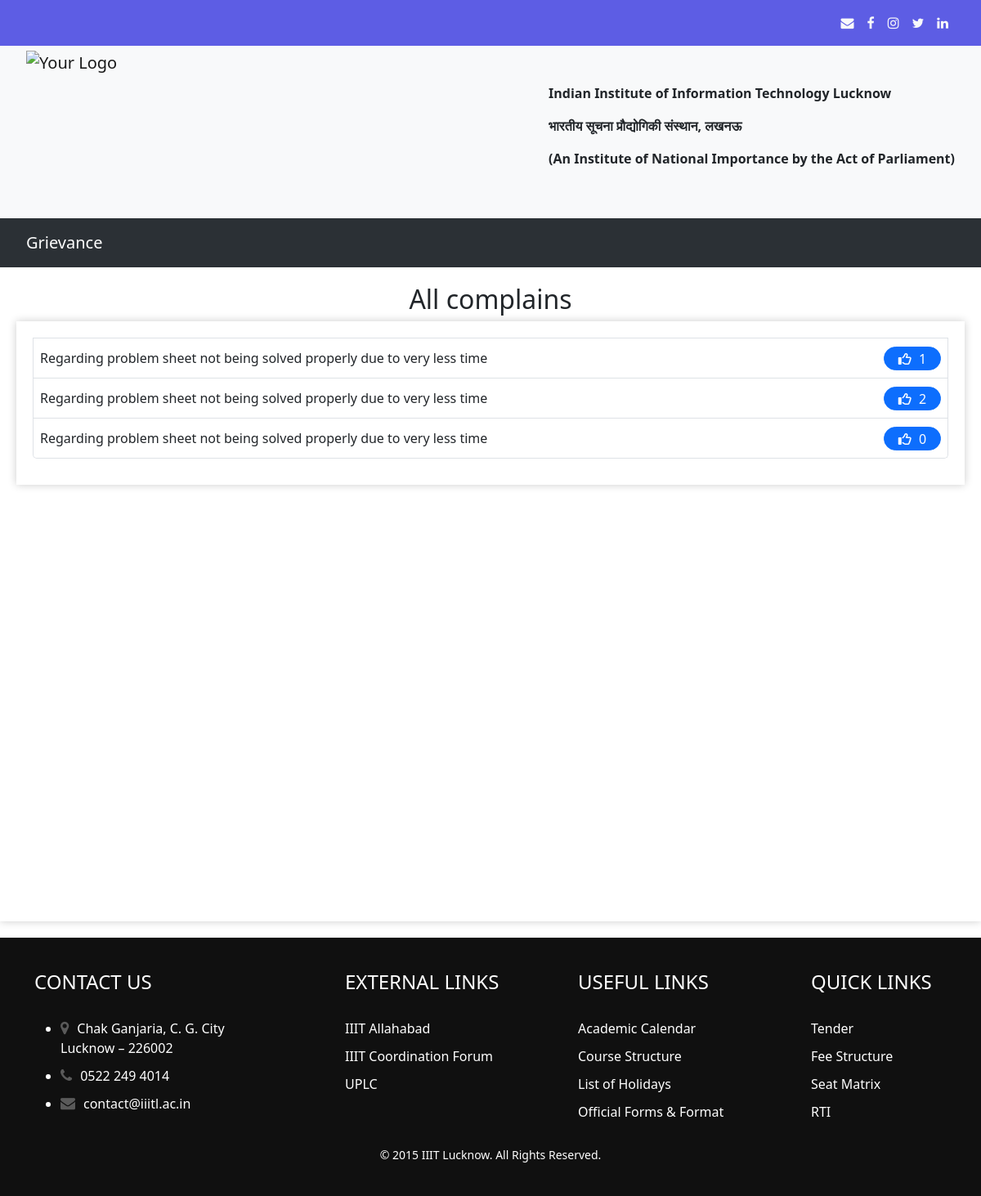
/allcomplain, run on an earlier commit of the app's database.
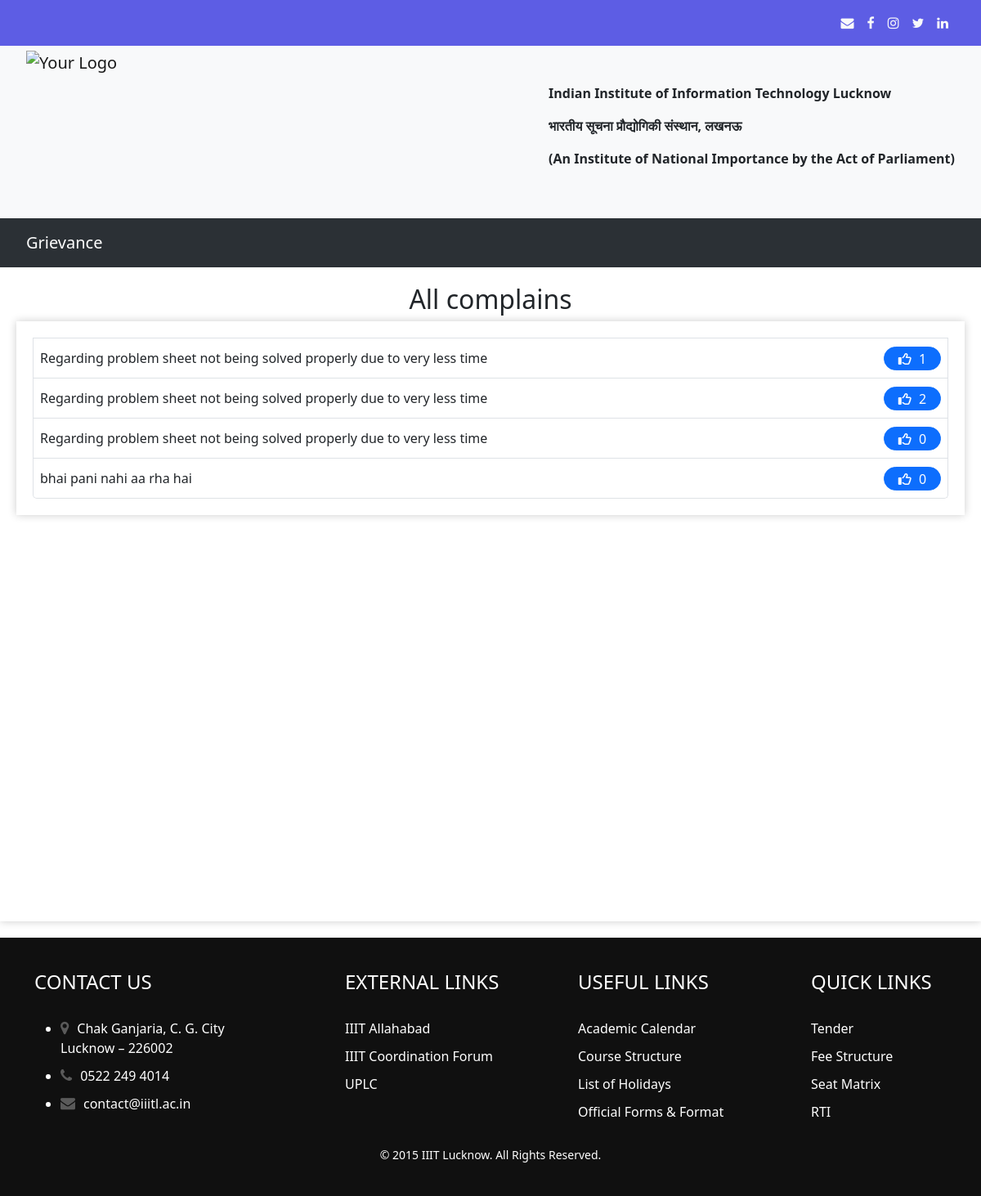
And on a later commit of the database.
### complainapp/models.py (models this page shows, shortened)
class Complain(models.Model):
    id = models.AutoField
    heading = models.CharField(max_length=300)
    description = models.TextField()
    registered_by = models.ForeignKey(Profile, on_delete=models.CASCADE)
    registered_to = models.ForeignKey('Designation', on_delete=models.CASCADE)
    registered_date = models.DateField(default=now, db_index=True)
    response_date = models.DateField(default=datetime.utcnow() + timedelta(days=1))
    completed = models.BooleanField(default=False)
    likes = models.ManyToManyField(User,related_name="postlike", blank=True)

### complainapp/views.py (the view)
# urls.py: path('allcomplain', views.allcomplain, name = "allcomplain"),
def allcomplain(request):
    allcomplain = Complain.objects.all()
    return render(request,'complainapp/allcomplains.html',{'allcomplain':allcomplain})

### complainapp/context_processors.py (called while the page is built)
def has_designation(request):
    user = request.user
    if user.is_superuser:
        return {'has_designation': True}
    has_designation = False
    if user.is_authenticated:
        has_designation = Profile.objects.get(user=user).designation_holder.exists()
    return {'has_designation': has_designation}

### templates/complainapp/allcomplains.html (shortened to what this page needs)
{% extends 'complainapp/basic.html' %}
{% load static %}
{% block body %}
<div class="content-enclosure">
    <h2 class='text-center'>All complains</h2>
    <div class="complains1" style="min-height:200px">
        <div class="list-group complain-list" style="border-radius:0px 0px 5px 5px">
            {% for complain in allcomplain %}
            <a class="list-group-item complain-class d-inline-flex" aria-current="true" style="display:inline-block;">
                <div class="complain-subject my-1 p-2">{{ complain.heading }}</div>
                <form action="{% url 'postlike' %}" method="POST" style="margin-left:auto;display:flex;"> {% csrf_token %}
                    <div class="cwrapper">
                        {% if user not in complain.likes.all %}
                        <button type="submit" class="btn-like like m-2"><i class="far fa-thumbs-up liking"></i> <span class="like-count">{{ complain.likes.all.count }}</span> </button>
                        {% else %}
                        <button type="submit" class="btn-like unlike m-2"><i class="fas fa-thumbs-up liking"></i> <span class="like-count">{{ complain.likes.all.count }}</span> </button>
                        {% endif %}
                    </div>
                </form>
            </a>
            {% endfor %}
        </div>
    </div>
</div>
{% endblock body %}

What changed in the data, as far as the page shows it:
added Complain: heading "bhai pani nahi aa rha hai", likes.all.count "0"
